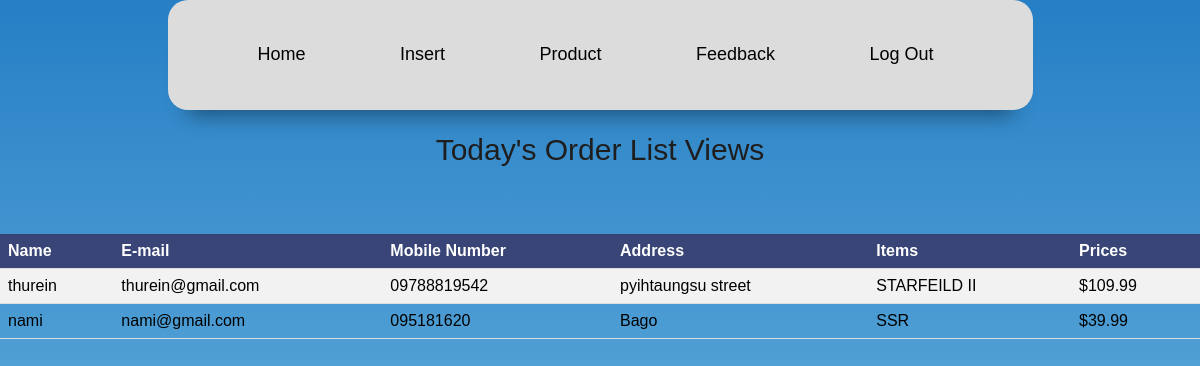
/admin/home.php (signed in), run on the app's committed database.
### tables this page shows
CREATE TABLE IF NOT EXISTS `order` (
  `Name` varchar(20) NOT NULL,
  `Email` varchar(20) NOT NULL,
  `Mobile Number` varchar(20) NOT NULL,
  `Address` varchar(20) NOT NULL,
  `Items` varchar(20) NOT NULL,
  `Prices` varchar(20) NOT NULL
);

### admin/home.php (the view, shortened to what this page needs)
<?php
if($_SESSION['id']==1)
{
?>
<!DOCTYPE html>
<html lang="en">
<head>
    <link rel="stylesheet" href="nov-style.css">
</head>
<body>
    <div class="container">
        <nav>
            <ul>
                <li><a href="home.php">Home</a></li>
                <li><a href="insert.php">Insert</a></li>
                <li><a href="product.php">Product</a></li>
                <li><a href="feedback.php">Feedback</a></li>
                <li><a href="logout.php">Log Out</a></li>
            </ul>
        </nav>
        <div><p>Today's Order List Views</p></div>
        <br><br><br>
        <table>
            <form method="post">
            <tr>
                <th>Name</th>
                <th>E-mail</th>
                <th>Mobile Number</th>
                <th>Address</th>
                <th>Items</th>
                <th>Prices</th>
            </tr>
            <?php
                $sel=mysql_query("SELECT * FROM `order`");
                echo"<tr>";
                while($arr=mysql_fetch_array($sel))
                {
                    echo"<td>" .$arr['Name']. "</td>";
                    echo"<td>" .$arr['Email']. "</td>";
                    echo"<td>" .$arr['Mobile Number']. "</td>";
                    echo"<td>" .$arr['Address']. "</td>";
                    echo"<td>" .$arr['Items']. "</td>";
                    echo"<td>" .$arr['Prices']. "</td>";
                    echo"</tr>";
                }
                ?>
            </form>
        </table>
    </div>
</body>
</html>
<?php
}
else
    {
        header("location:index.php");
    }
?>

### admin/nov-style.css (style rules this page uses)
body { margin: 0; padding: 0; box-sizing: border-box; font-family: 'Poppins', sans-serif; overflow-x: hidden; }
.container { background: rgb(175,233,249); background: linear-gradient(0deg, rgba(175,233,249,1) 0%, rgba(38,127,197,1) 100%); width: 100%; height: 150vh; }
nav { background:#DCDCDC; border-radius: 20px; width: 855px; height: 100px; margin: 0 auto; padding: 5px; box-shadow: 0 25px 20px -20px rgba(0,0,0,0.4); }
a { text-decoration: none; color: black; }
nav ul li { list-style: none; display: inline-block; padding: 13px 35px; margin: 10px; font-size: 18px; font-weight: 500; cursor: pointer; position: relative; z-index: 2; transform: color 0.5s; }
nav ul li::after { content: ''; background:#87CEFA; width: 100%; height: 100%; border-radius: 30px; position: absolute; top: 100%; left:50%; transform: translate(-50%, -50%); z-index: -1; opacity: 0; transform: top 0.5s, opacity 0.5s; }
p { text-align: center; margin-bottom: 20px; font-size: 30px; font-weight: 300; line-height: 20px; font-family: 'Poppins', sans-serif; color: #1f1e1e; }
table { border-collapse: collapse; align-items:center; width:100%; }
th,td { padding: 8px; text-align: left; border-bottom: 1px solid #ddd; }
tr:nth-child(even) { background-color: #f2f2f2 }
th { background-color: #384576; color: white; }

### data on the page
order: Name "thurein", Email "thurein@gmail.com", Mobile Number "09788819542", Address "pyihtaungsu street", Items "STARFEILD II", Prices "$109.99"
order: Name "nami", Email "nami@gmail.com", Mobile Number "095181620", Address "Bago", Items "SSR", Prices "$39.99"
